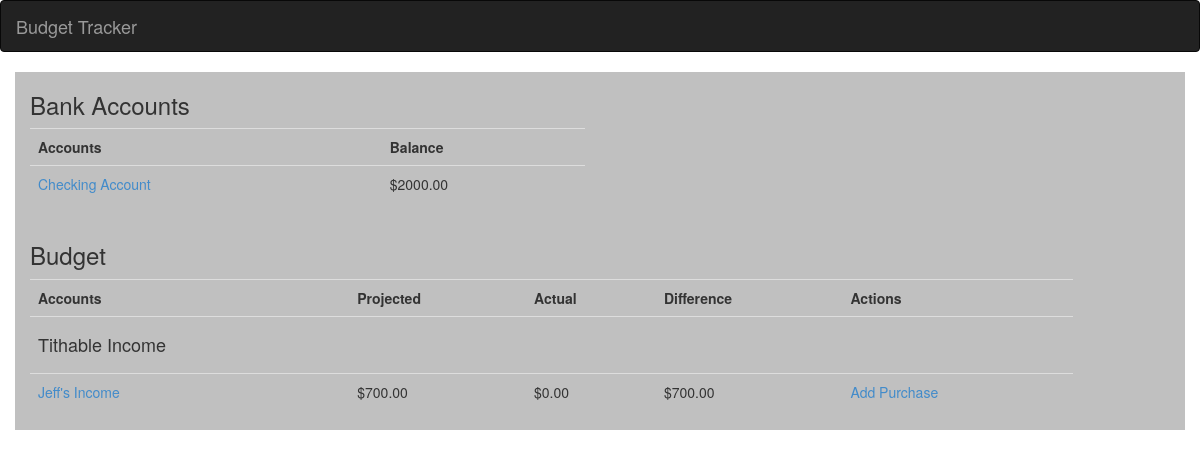
The page /budget/ on the database as committed earlier.
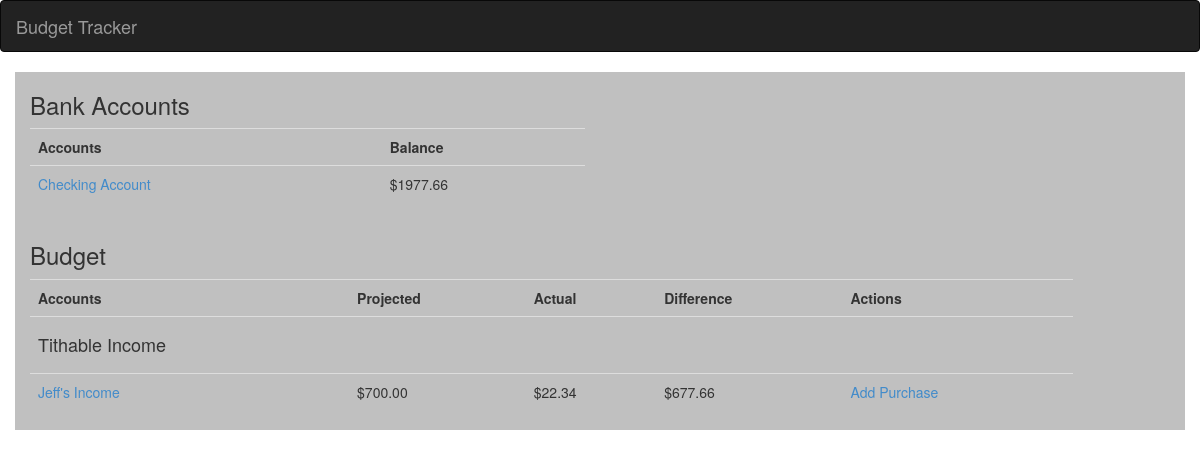
The same page on the database as committed later.
### budget/models.py (models this page shows, shortened)
class Account(models.Model):
	name = models.CharField(max_length=200)
	balance = models.DecimalField(max_digits=8, decimal_places=2)
	category = models.ForeignKey(AccountCategory)

### budget/views.py (the view)
def index(request):
    categories = AccountCategory.objects.all().exclude(name='Bank Accounts')
    bank_category = AccountCategory.objects.get(name='Bank Accounts')
    context = {'bank_category': {'cat': bank_category, 'accounts': Account.objects.filter(category=bank_category)}}
    data = []
    for cat in categories:
        entry = {'cat': cat}
        accounts = Account.objects.filter(category=cat)
        all_accounts = []
        for acct in accounts:
            projections = Transaction.objects.filter(to_account=acct).filter(prediction=True)
            proj_total = Decimal(0.0)
            for proj in projections:
                proj_total = proj_total + proj.amount
            acct_entry = {'acct': acct, 'pred': proj_total, 'diff': proj_total-acct.balance}
            all_accounts.append(acct_entry)
        entry['accounts'] = all_accounts
        data.append(entry)
    context['data'] = data
    return render(request, 'budget/index.html', context)

### budget/templates/budget/index.html
{% extends "budget/base.html" %}
{% block content %}
	<div class="row">
		<div class="col-xs-6">
			<h3>{{ bank_category.cat.name }}</h3>
			<table class="table">
				<tr><th>Accounts</th><th>Balance</th></tr>
				{% for acct in bank_category.accounts %}
					<tr><td><a href="{% url 'budget:account' acct.id %}">{{ acct.name }}</a></td><td>${{ acct.balance }}</td></tr>
				{% endfor %}
			</table>
		</div>
	</div>
	<div class="row">
		<div class="col-xs-11">
			<h3>Budget</h3>
			<table class="table">
			<tr><th>Accounts</th><th>Projected</th><th>Actual</th><th>Difference</th><th>Actions</th></tr>
			{% for category in data %}
				<tr><td><h4>{{ category.cat.name }}</h4></td><td colspan="4"></td></tr>
				{% for acct in category.accounts %}
					<tr>
						<td><a href="{% url 'budget:account' acct.acct.id %}">{{ acct.acct.name }}</a></td>
						<td>${{ acct.pred }}</td><td>${{ acct.acct.balance }}</td><td>${{ acct.diff }}</td>
						<td><a href="{% url 'budget:addtransaction' acct.acct.id %}">Add Purchase</a></td></tr>
				{% endfor %}
			{% endfor %}
			</table>
		</div>
	</div>
{% endblock %}

Rows that differ between the two databases and show on the page:
changed Account "Checking Account": balance "2000.00" → "1977.66"
changed Account "Jeff's Income": acct.balance "0.00" → "22.34"; diff "700.00" → "677.66"
